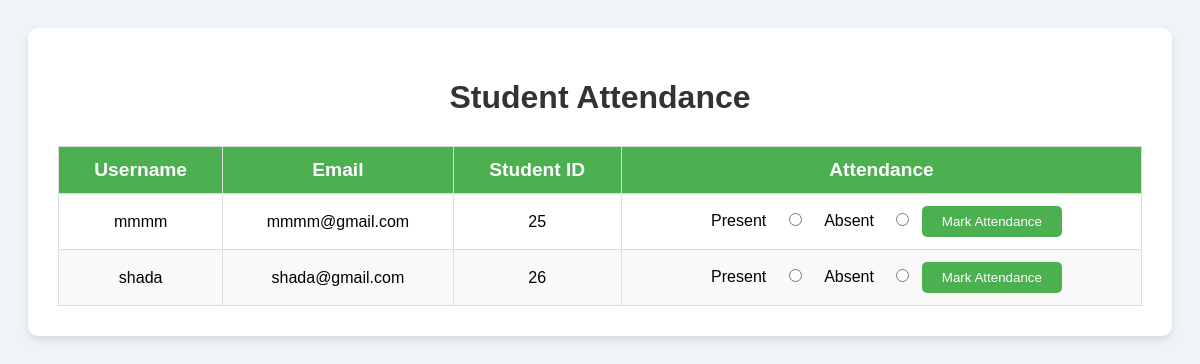
/studentList/, run on the app's committed database.
### academiApp/models.py (models this page shows, shortened)
class AcademiApp(models.Model):
    user = models.ForeignKey(User, on_delete=models.CASCADE, null=True, blank=True)
    role = models.CharField(max_length=100, choices=[('student', 'Student'), ('staff', 'Staff'), ('admin', 'Admin')], default='student')
    course = models.CharField(max_length=100, null=True, blank=True)
    number = models.IntegerField(null=True, blank=True)
    place = models.CharField(max_length=100, null=True, blank=True)
    district = models.CharField(max_length=100, null=True, blank=True)
    pin = models.CharField(max_length=100, null=True, blank=True)
    status = models.CharField(max_length=20, choices=[('pending', 'Pending'), ('approved', 'Approved'), ('rejected', 'Rejected')], default='pending')

### academiApp/views.py (the view)
# urls.py: path('studentList/',views.studentList,name='studentList'),
def studentList(request):
    students = AcademiApp.objects.filter(role='student')
    total_students = students.count()
    context = {
        'students': students,
        'total_students': total_students,
    }
    return render(request, 'studentlist.html', context)

### template/studentlist.html (shortened to what this page needs)
<!DOCTYPE html>
<html lang="en">
<head>
</head>
<body>
    <div class="container">
        <h1>Student Attendance</h1>
        <table>
            <thead>
                <tr>
                    <th>Username</th>
                    <th>Email</th>
                    <th>Student ID</th>
                    <th>Attendance</th>
                </tr>
            </thead>
            <tbody>
                {% for student in students %}
                    <tr>
                        <td>{{ student.user.username }}</td>
                        <td>{{ student.user.email }}</td>
                        <td>{{ student.id }}</td>
                        <td>
                            <form method="POST" action="{% url 'markattendance' %}">
                                <label for="present">Present</label>
                                <input type="radio" name="attendance_status" value="present" id="present">
                                <label for="absent">Absent</label>
                                <input type="radio" name="attendance_status" value="absent" id="absent">
                                <button type="submit">Mark Attendance</button>
                            </form>
                        </td>
                    </tr>
                {% endfor %}
            </tbody>
        </table>
    </div>
</body>
</html>

### template/studentlist.html (style rules this page uses)
body { font-family: 'Arial', sans-serif; background-color: #f0f4f7; padding: 20px; }
table { width: 100%; border-collapse: collapse; margin-top: 20px; }
th, td { padding: 12px 15px; text-align: center; border: 1px solid #ddd; }
th { background-color: #4CAF50; color: white; font-size: 1.2rem; }
tbody tr:nth-child(even) { background-color: #f9f9f9; }
td input[type="radio"] { margin: 0 8px; }
td button { background-color: #4CAF50; color: white; padding: 8px 20px; border: none; border-radius: 5px; cursor: pointer; transition: background-color 0.3s; }
label { font-size: 1rem; margin: 0 10px; }
form { display: inline; }
.container { max-width: 1200px; margin: 0 auto; background-color: white; padding: 30px; border-radius: 10px; box-shadow: 0 4px 8px rgba(0, 0, 0, 0.1); }
h1 { text-align: center; color: #333; font-size: 2rem; margin-bottom: 30px; }

### data on the page
AcademiApp: user.username "mmmm", user.email "mmmm@gmail.com", id "25"
AcademiApp: user.username "shada", user.email "shada@gmail.com", id "26"
